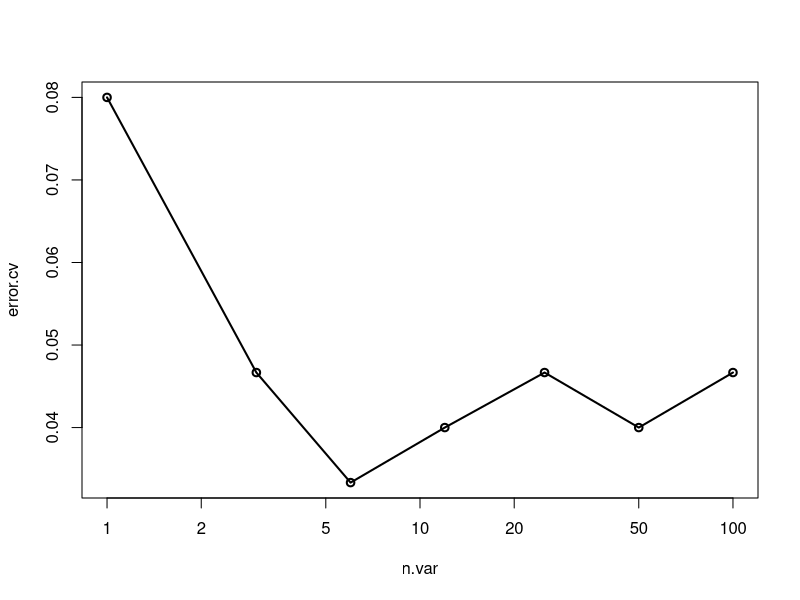

R code for this plot:
setwd("//media//kswada//MyFiles//R//iris")

packages <- c("dplyr", "randomForest")
purrr::walk(packages, library, character.only = TRUE, warn.conflicts = FALSE)



# ------------------------------------------------------------------------------
# data:  iris
# ------------------------------------------------------------------------------
data("iris")


str(iris)

car::some(iris)



# ------------------------------------------------------------------------------
# cross-validation for feature selection
# ------------------------------------------------------------------------------

set.seed(647)

myiris <- cbind(iris[1:4], matrix(runif(96 * nrow(iris)), nrow(iris), 96))



# ----------
# rfcv() shows the cross-validated prediction performance of models with sequentially reduced number of predictors
# (ranked by variable importance) via a nested cross-validation procedure.

result <- rfcv(myiris, iris$Species, cv.fold=3)


# vector of number of variables used at each step
result$n.var

# corresponding vector of error rates or MSEs at each step
result$error.cv

# predicted values from the cross-validation
result$predicted


with(result, plot(n.var, error.cv, log="x", type="o", lwd=2))
